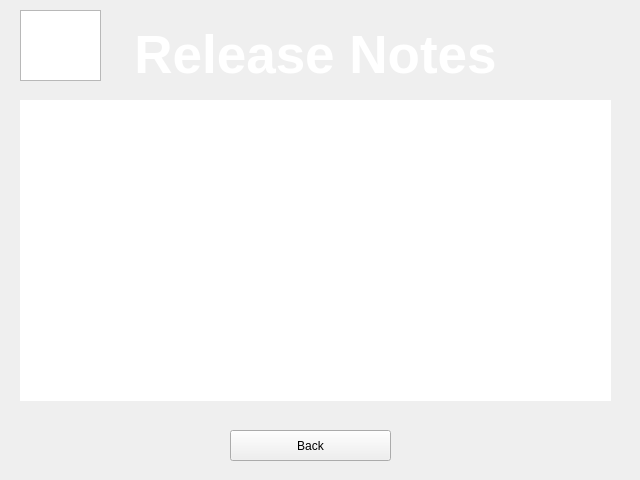
<?xml version="1.0" encoding="UTF-8"?>
<ui version="4.0">
 <class>ReleaseNotes</class>
 <widget class="QWidget" name="ReleaseNotes">
  <property name="geometry">
   <rect>
    <x>0</x>
    <y>0</y>
    <width>640</width>
    <height>480</height>
   </rect>
  </property>
  <property name="windowTitle">
   <string>Form</string>
  </property>
  <widget class="QLabel" name="label">
   <property name="geometry">
    <rect>
     <x>120</x>
     <y>20</y>
     <width>391</width>
     <height>71</height>
    </rect>
   </property>
   <property name="font">
    <font>
     <pointsize>40</pointsize>
     <weight>75</weight>
     <bold>true</bold>
    </font>
   </property>
   <property name="text">
    <string>&lt;!DOCTYPE HTML PUBLIC &quot;-//W3C//DTD HTML 4.0//EN&quot; &quot;http://www.w3.org/TR/REC-html40/strict.dtd&quot;&gt;
&lt;html&gt;&lt;head&gt;&lt;meta name=&quot;qrichtext&quot; content=&quot;1&quot; /&gt;&lt;style type=&quot;text/css&quot;&gt;
p, li { white-space: pre-wrap; }
&lt;/style&gt;&lt;/head&gt;&lt;body style=&quot; font-family:'MS Shell Dlg 2'; font-size:40pt; font-weight:600; font-style:normal;&quot;&gt;
&lt;p align=&quot;center&quot; style=&quot; margin-top:0px; margin-bottom:0px; margin-left:0px; margin-right:0px; -qt-block-indent:0; text-indent:0px;&quot;&gt;&lt;span style=&quot; color:#ffffff;&quot;&gt;Release Notes&lt;/span&gt;&lt;/p&gt;&lt;/body&gt;&lt;/html&gt;</string>
   </property>
  </widget>
  <widget class="QGraphicsView" name="graphicsView">
   <property name="geometry">
    <rect>
     <x>20</x>
     <y>10</y>
     <width>81</width>
     <height>71</height>
    </rect>
   </property>
   <property name="autoFillBackground">
    <bool>false</bool>
   </property>
   <property name="verticalScrollBarPolicy">
    <enum>Qt::ScrollBarAlwaysOff</enum>
   </property>
   <property name="horizontalScrollBarPolicy">
    <enum>Qt::ScrollBarAlwaysOff</enum>
   </property>
   <property name="backgroundBrush">
    <brush brushstyle="NoBrush">
     <color alpha="255">
      <red>0</red>
      <green>0</green>
      <blue>0</blue>
     </color>
    </brush>
   </property>
   <property name="foregroundBrush">
    <brush brushstyle="NoBrush">
     <color alpha="255">
      <red>0</red>
      <green>0</green>
      <blue>0</blue>
     </color>
    </brush>
   </property>
   <property name="interactive">
    <bool>true</bool>
   </property>
  </widget>
  <widget class="QPushButton" name="backButton">
   <property name="geometry">
    <rect>
     <x>230</x>
     <y>430</y>
     <width>161</width>
     <height>31</height>
    </rect>
   </property>
   <property name="text">
    <string>Back</string>
   </property>
  </widget>
  <widget class="QTextEdit" name="textEdit">
   <property name="geometry">
    <rect>
     <x>20</x>
     <y>100</y>
     <width>591</width>
     <height>301</height>
    </rect>
   </property>
   <property name="font">
    <font>
     <pointsize>14</pointsize>
    </font>
   </property>
   <property name="autoFillBackground">
    <bool>true</bool>
   </property>
   <property name="frameShape">
    <enum>QFrame::NoFrame</enum>
   </property>
   <property name="frameShadow">
    <enum>QFrame::Plain</enum>
   </property>
   <property name="readOnly">
    <bool>true</bool>
   </property>
  </widget>
  <zorder>graphicsView</zorder>
  <zorder>label</zorder>
  <zorder>backButton</zorder>
  <zorder>textEdit</zorder>
 </widget>
 <resources/>
 <connections/>
</ui>
